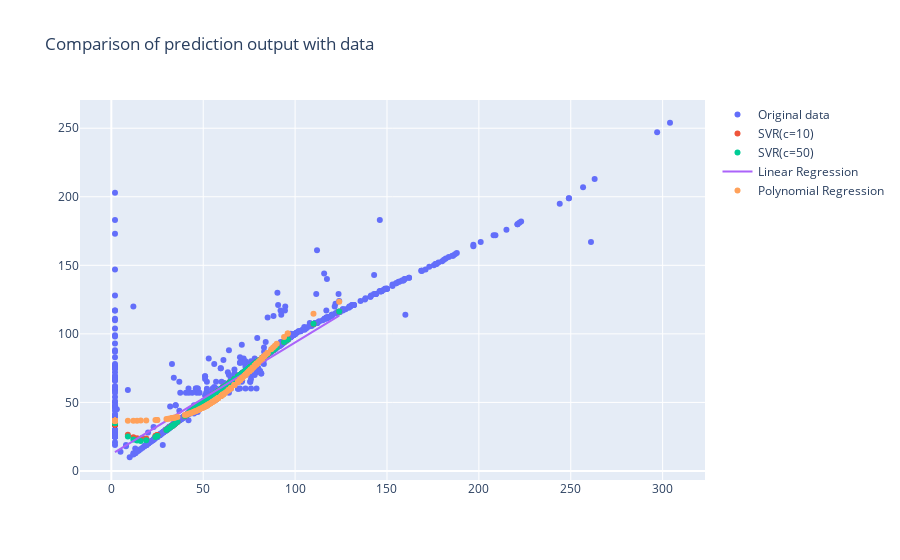

Notebook code cell kept with this figure:
### Code cell
fig = go.Figure()
fig.update_layout(title="Comparison of prediction output with data")

fig.add_trace(go.Scatter(x=X['PM10 µg/m3'], y=y, name="Original data",  mode='markers'))

fig.add_trace(go.Scatter(x=X_test['PM10 µg/m3'], y=results['SVR_10'], name="SVR(c=10)", mode='markers'))

fig.add_trace(go.Scatter(x=X_test['PM10 µg/m3'], y=results['SVR_50'], name="SVR(c=50)", mode='markers'))

fig.add_trace(go.Scatter(x=X_test['PM10 µg/m3'], y=results['LinearRegression'], name="Linear Regression"))

fig.add_trace(go.Scatter(x=X_test['PM10 µg/m3'], y=results['Poly_Reg'], name="Polynomial Regression", mode='markers'))


fig.show()

### Figure 1 — Plotly figure (JSON) as saved in the notebook; plotly's stock layout.template omitted (floating-point values rounded to 4 significant figures; data arrays with more than 128 entries replaced by an {"elided": "..."} marker saying what was removed)
{"data": [{"mode": "markers", "name": "Original data", "type": "scatter", "x": {"elided": "1180 float values"}, "y": {"elided": "1180 float values"}}, {"mode": "markers", "name": "SVR(c=10)", "type": "scatter", "x": {"elided": "236 int values"}, "y": {"elided": "236 float values"}}, {"mode": "markers", "name": "SVR(c=50)", "type": "scatter", "x": {"elided": "236 int values"}, "y": {"elided": "236 float values"}}, {"name": "Linear Regression", "type": "scatter", "x": {"elided": "236 int values"}, "y": {"elided": "236 float values"}}, {"mode": "markers", "name": "Polynomial Regression", "type": "scatter", "x": {"elided": "236 int values"}, "y": {"elided": "236 float values"}}], "layout": {"title": {"text": "Comparison of prediction output with data"}}}
